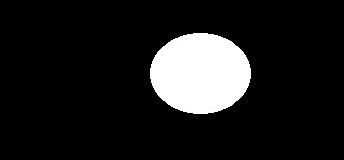
#> input picture playground/ellipse3.jpeg, 344 x 160 px, found by its file name
$ python HoughTransorm.py   (older library calls are emulated)
#> lines starting #> are read from the running program, lines starting #| are printed output that depends on the picture; after the words box and inside, x2 and y2 are one past the last pixel; in counts of white or black regions, pixels touching at a corner belong together
#> further down, image is the input picture: shape (160, 344, 3); min 0, max 255, mean 29.7
#| (160, 344, 3)
### playground/Edges.py
from matplotlib import pyplot as plt
import cv2
import numpy as np
from matplotlib import pyplot as plt
import skimage.exposure as exposure
from scipy.ndimage import convolve


def non_maximum_suppression(image, angles):
    size = image.shape
    suppressed = np.zeros(size)
    for i in range(1, size[0] - 1):
        for j in range(1, size[1] - 1):
            if (0 <= angles[i, j] < 22.5) or (157.5 <= angles[i, j] <= 180):
                value_to_compare = max(image[i, j - 1], image[i, j + 1])
            elif 22.5 <= angles[i, j] < 67.5:
                value_to_compare = max(image[i - 1, j - 1], image[i + 1, j + 1])
            elif 67.5 <= angles[i, j] < 112.5:
                value_to_compare = max(image[i - 1, j], image[i + 1, j])
            else:
                value_to_compare = max(image[i + 1, j - 1], image[i - 1, j + 1])

            if image[i, j] >= value_to_compare:
                suppressed[i, j] = image[i, j]

    suppressed = np.multiply(suppressed, 255.0 / suppressed.max())
    return suppressed


def double_threshold_hysteresis(image, low, high):
    weak = 50
    strong = 255
    size = image.shape
    result = np.zeros(size)
    weak_x, weak_y = np.where((image > low) & (image <= high))
    strong_x, strong_y = np.where(image >= high)
    result[strong_x, strong_y] = strong
    result[weak_x, weak_y] = weak
    dx = np.array((-1, -1, 0, 1, 1, 1, 0, -1))
    dy = np.array((0, 1, 1, 1, 0, -1, -1, -1))
    size = image.shape

    while len(strong_x):
        x = strong_x[0]
        y = strong_y[0]
        strong_x = np.delete(strong_x, 0)
        strong_y = np.delete(strong_y, 0)
        for direction in range(len(dx)):
            new_x = x + dx[direction]
            new_y = y + dy[direction]
            if (new_x >= 0 & new_x < size[0] & new_y >= 0 & new_y < size[1]) and (
                result[new_x, new_y] == weak
            ):
                result[new_x, new_y] = strong
                np.append(strong_x, new_x)
                np.append(strong_y, new_y)
    result[result != strong] = 0
    return result


def gaussian_kernel(size, sigma):
    kernel = np.fromfunction(
        lambda x, y: (1 / (2 * np.pi * sigma**2))
        * np.exp(
            -((x - (size - 1) / 2) ** 2 + (y - (size - 1) / 2) ** 2) / (2 * sigma**2)
        ),
        (size, size),
    )
    return kernel / np.sum(kernel)


def gaussian_blur(image, kernel_size, sigma):
    kernel_size = int(kernel_size)
    kernel = gaussian_kernel(kernel_size, sigma)
    blurred_image = convolve(image, kernel)
    return blurred_image


class EdgeDetector:
    @staticmethod
    def sobel_edge_detection(image, gaussian_ksize, sigma, direction="both"):
#> called with gaussian_ksize = 3, sigma = 1, direction = 'both'
        if len(image.shape) == 2:
            gray_image = image
        else:
            # Convert the image to grayscale
            gray_image = cv2.cvtColor(image, cv2.COLOR_BGR2GRAY)
        gray_image = gaussian_blur(gray_image, gaussian_ksize, 1.0)
        sobel_x_kernel = np.array([[-1, 0, 1], [-2, 0, 2], [-1, 0, 1]])

        sobel_y_kernel = np.array([[-1, -2, -1], [0, 0, 0], [1, 2, 1]])
        sobelx = cv2.filter2D(gray_image, cv2.CV_32F, sobel_x_kernel)
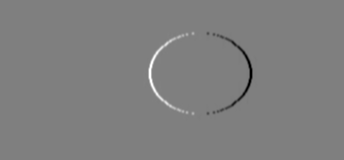
#> sobelx: shape (160, 344) float32; min -731, max 734, mean 0; drawn with min black and max white
        sobely = cv2.filter2D(gray_image, cv2.CV_32F, sobel_y_kernel)
        sobelx_norm = (
            exposure.rescale_intensity(sobelx, in_range="image", out_range=(0, 255))
            .clip(0, 255)
            .astype(np.uint8)
        )
        sobely_norm = (
            exposure.rescale_intensity(sobely, in_range="image", out_range=(0, 255))
            .clip(0, 255)
            .astype(np.uint8)
        )
        sobel_magnitude = np.sqrt(np.square(sobelx) + np.square(sobely))
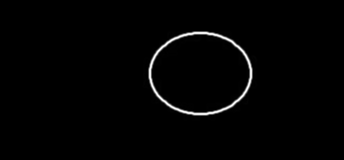
#> sobel_magnitude: shape (160, 344) float32; min 0, max 785.8, mean 10.7; drawn with min black and max white
        sobel_magnitude = (
            exposure.rescale_intensity(
                sobel_magnitude, in_range="image", out_range=(0, 255)
            )
            .clip(0, 255)
            .astype(np.uint8)
        )
        phase = np.rad2deg(np.arctan2(sobely, sobelx))
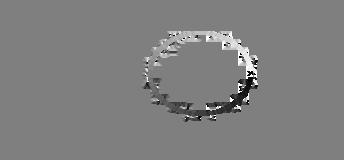
#> phase: shape (160, 344) float32; min -179.9, max 180, mean 0.4; drawn with min black and max white
        phase[phase < 0] += 180
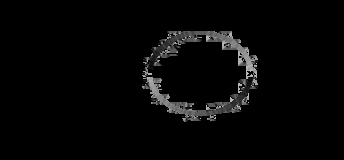
#> phase: shape (160, 344) float32; 3.14% of pixels changed, all inside (x1, y1, x2, y2) = (142, 33, 258, 122)

        if direction == "x":
            return sobelx_norm, phase
        elif direction == "y":
            return sobely_norm, phase
        else:
            return sobel_magnitude, phase

    # [28 lines left out: functions prewitt_edge_detection, roberts_edge_detection, not called in this run]

    @staticmethod
    def canny_edge_detection(
        image, gaussian_ksize, sigma, low_threshold, high_threshold
    ):
        # [6 lines of commented-out code are left out]
        image, angles = EdgeDetector.sobel_edge_detection(
            image, gaussian_ksize, sigma, "both"
        )
        image = non_maximum_suppression(image, angles)
        image = double_threshold_hysteresis(image, low_threshold, high_threshold)
#> in double_threshold_hysteresis, `weak_x, weak_y = np.where((image > low) & (image <= high))`: weak_x = 1155 values from 31 to 120; weak_y = 1155 values, max 256 at index 448, min 143 at index 449, mean 197
#> in double_threshold_hysteresis, `strong_x, strong_y = np.where(image >= high)`: strong_x = 355 values from 32 to 114; strong_y = 355 values, max 250 at index 164, min 150 at index 163, mean 200.1
#> the loop in double_threshold_hysteresis, `while len(strong_x):` made 355 passes
#> (x, y) on passes 1 to 3: (32, 195), (32, 196), (32, 197)
#> after the loop in double_threshold_hysteresis, `while len(strong_x):`:
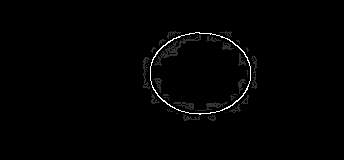
#> result: shape (160, 344) float64; min 0, max 255, mean 2.7
#> after the loop in double_threshold_hysteresis, `while len(strong_x):`: strong_x = empty array
#> in double_threshold_hysteresis, `result[result != strong] = 0`:
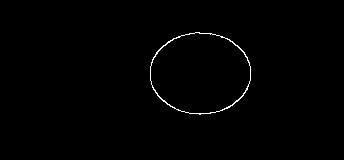
#> result: shape (160, 344) float64; 0.64% white in thin lines or dots, all inside (x1, y1, x2, y2) = (150, 32, 251, 115)
        return image


# [32 lines of commented-out code are left out]

### playground/HoughTransorm.py
import cv2
import numpy as np
from Edges import *


class HoughTransform:
    # [108 lines left out: functions calculate_accumulator, find_circles, draw_circles, detect_circles, find_lines, draw_lines and 1 more, not called in this run]
    @staticmethod
    def draw_ellipse(image, parameters):
        if parameters is not None:
            x0, y0, a, b, alpha = parameters
            center = (int(x0), int(y0))
            axes_length = (int(a), int(b))
            angle_degrees = np.degrees(alpha)
            color = (0, 255, 0)  # Green color
            thickness = 2
            cv2.ellipse(image, center, axes_length, angle_degrees, 0, 360, color, thickness)
            return image
    @staticmethod
    def detect_ellipses(img,min_major_axis=10, threshold=10):
        edges = EdgeDetector.canny_edge_detection(image, 3, 1, 0, 50)
        ellipses=HoughTransform.find_ellipse(edges,min_major_axis,threshold)
        detected_ellipses=HoughTransform.draw_ellipse(img,ellipses)
        return detected_ellipses

    @staticmethod
    def find_ellipse(edges, min_major_axis=10, threshold=10):
#> called with min_major_axis = 90, threshold = 10
        height, width = edges.shape
#> height = 160; width = 344
        ys, xs = np.nonzero(edges)
#> ys = 355 values from 32 to 114; xs has the same summary as strong_y in double_threshold_hysteresis
        pixels = np.column_stack((xs, ys))
#> pixels = 355 pairs, first value 150 to 250, second value 32 to 114
        acc = np.zeros(max(width, height) // 2)
#> acc = 172 values from 0 to 0

        for i in range(len(xs) - 1):
            for j in range(len(xs), i, -1):
                x1, y1 = pixels[i]
                x2, y2 = pixels[j - 1]
                d12 = np.linalg.norm([x1 - x2, y1 - y2])
                acc.fill(0)

                if x1 != x2 and d12 > min_major_axis:
                    x0 = (x1 + x2) / 2
                    y0 = (y1 + y2) / 2
                    a = d12 / 2
                    alpha = np.arctan2((y2 - y1), (x2 - x1))
                    # d01 = np.linalg.norm([x1 - x0, y1 - y0])
                    # d02 = np.linalg.norm([x2 - x0, y2 - y0])

                    for k in range(len(xs)):
                        if k == i or k == j - 1:
                            continue
                        x3, y3 = pixels[k]
                        d03 = np.linalg.norm([x3 - x0, y3 - y0])

                        if d03 >= a:
                            continue
                        f = np.linalg.norm([x3 - x2, y3 - y2])
                        cos2_tau = ((a**2 + d03**2 - f**2) / (2 * a * d03))**2
                        sin2_tau = 1 - cos2_tau
                        b = round(np.sqrt((a**2 * d03**2 * sin2_tau) / (a**2 - d03**2 * cos2_tau)))

                        if 0 < b <= len(acc):
                            acc[int(b - 1)] += 1

                    max_votes = np.max(acc)
                    minor_axis_index = np.argmax(acc)

                    if max_votes > threshold:
                        parameters = [x0, y0, a, minor_axis_index, alpha]
                        return parameters
#> this loop made 57 passes
#> after the loop, acc = 172 values, max 18 at index 39, min 0 at index 0, mean 1.09

        print("No ellipses detected!")
        return None
# [14 lines of commented-out code are left out]
file_path = 'C:/College/3rd Year/Second Term/Computer Vision/Aura/playground/ellipse3.jpeg'
image = cv2.imread(file_path)
print(image.shape)
ellipses_detected = HoughTransform.detect_ellipses(image,90)
#> in detect_ellipses, `ellipses=HoughTransform.find_ellipse(edges,min_major_axis,threshold)`: ellipses = [207, 67.5, 45.01, 39, 0.715]
#> in draw_ellipse, `x0, y0, a, b, alpha = parameters`: x0 = 207; y0 = 67.5; a = 45.01; b = 39; alpha = 0.715
#> in draw_ellipse, `center = (int(x0), int(y0))`: center = (207, 67)
#> in draw_ellipse, `axes_length = (int(a), int(b))`: axes_length = (45, 39)
#> in draw_ellipse, `angle_degrees = np.degrees(alpha)`: angle_degrees = 40.95
#> in draw_ellipse, `cv2.ellipse(image, center, axes_length, angle_degrees, 0, 360, color, ..`:
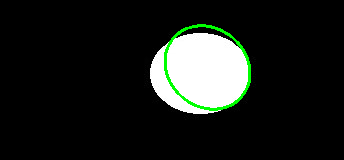
#> image: shape (160, 344, 3); 1.43% of pixels changed, all inside (x1, y1, x2, y2) = (164, 24, 251, 111)
cv2.imshow("Detected Ellipses", ellipses_detected)
cv2.waitKey(0)
cv2.destroyAllWindows()

$ run again, with playground/ellipse2.jpeg copied over playground/ellipse3.jpeg
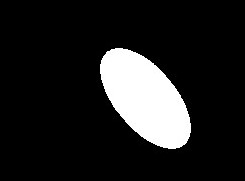
#> input picture playground/ellipse2.jpeg, 245 x 181 px, found by its file name
#> image is the input picture: shape (181, 245, 3); min 0, max 255, mean 33.3
#| (181, 245, 3)
#> weak_x = 1391 values from 41 to 154; weak_y = 1391 values, max 192 at index 728, min 95 at index 234, mean 144.7
#> in double_threshold_hysteresis, `strong_x, strong_y = np.where(image >= high)`: strong_x = 377 values from 47 to 149; strong_y = 377 values, max 191 at index 268, min 99 at index 87, mean 144.6
#> the loop in double_threshold_hysteresis, `while len(strong_x):` made 377 passes
#> (x, y) on passes 1 to 3: (47, 119), (47, 120), (48, 113)
#> after the loop in double_threshold_hysteresis, `while len(strong_x):`: strong_x = empty array
#> in double_threshold_hysteresis, `result[result != strong] = 0`:
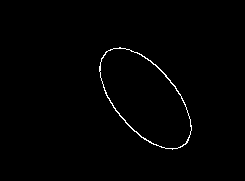
#> result: shape (181, 245) float64; 0.85% white in thin lines or dots, all inside (x1, y1, x2, y2) = (99, 47, 192, 150)
#> ys = 377 values from 47 to 149; xs has the same summary as strong_y in double_threshold_hysteresis
#> pixels = 377 pairs, first value 99 to 191, second value 47 to 149
#> in find_ellipse, `acc = np.zeros(max(width, height) // 2)`: acc = 122 values from 0 to 0
#> the loop in find_ellipse, `for i in range(len(xs) - 1):` made 1 pass
#> after the loop in find_ellipse, `for i in range(len(xs) - 1):`: acc = 122 values, max 22 at index 28, min 0 at index 0, mean 2.6
#> ellipses = [145.5, 98, 57.47, 28, 1.09]
#> x0 = 145.5; y0 = 98; a = 57.47; b = 28; alpha = 1.09
#> center = (145, 98)
#> axes_length = (57, 28)
#> angle_degrees = 62.54
#> in draw_ellipse, `cv2.ellipse(image, center, axes_length, angle_degrees, 0, 360, color, ..`:
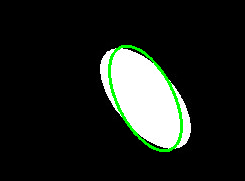
#> image: shape (181, 245, 3); 1.82% of pixels changed, all inside (x1, y1, x2, y2) = (108, 45, 183, 152)
